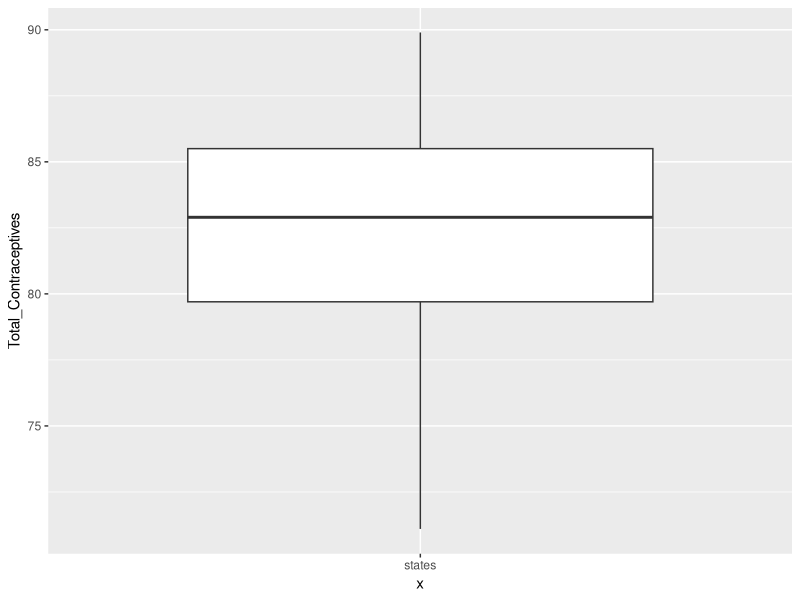

This figure's R source:
library("tidyverse")
library("dplyr")
sex_education <- read.csv("data/sexeducation.csv")

comparison <- ggplot(data = sex_education,
                     aes(x=  "states",  y = Total_Contraceptives) )  + 
  geom_boxplot()